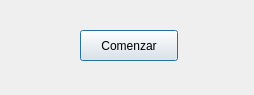
<?xml version="1.0" encoding="UTF-8"?>
<ui version="4.0">
 <class>Dialog</class>
 <widget class="QDialog" name="Dialog">
  <property name="geometry">
   <rect>
    <x>0</x>
    <y>0</y>
    <width>254</width>
    <height>95</height>
   </rect>
  </property>
  <property name="windowTitle">
   <string>Nuevo juego</string>
  </property>
  <widget class="QPushButton" name="pushButton">
   <property name="geometry">
    <rect>
     <x>80</x>
     <y>30</y>
     <width>98</width>
     <height>31</height>
    </rect>
   </property>
   <property name="text">
    <string>Comenzar</string>
   </property>
  </widget>
 </widget>
 <resources/>
 <connections/>
</ui>
